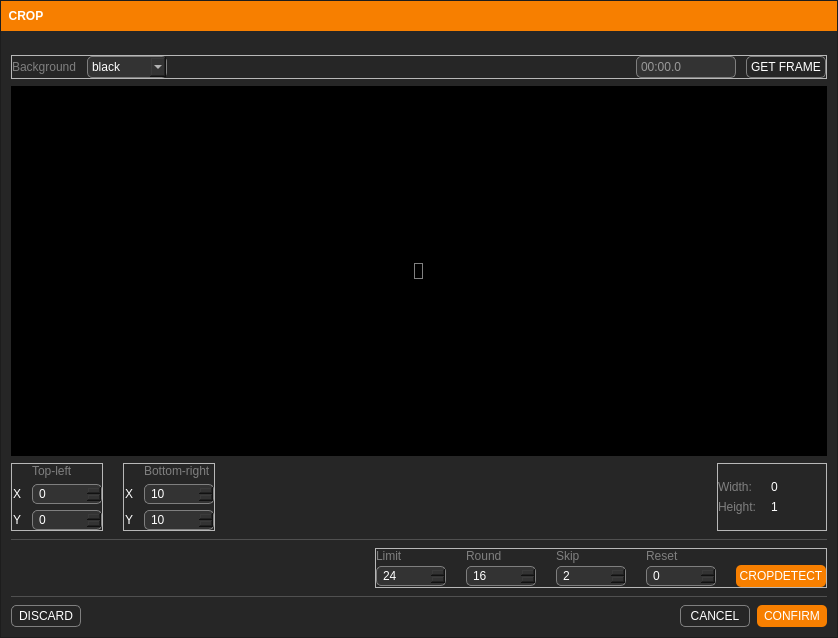
<?xml version="1.0" encoding="UTF-8"?>
<ui version="4.0">
 <class>Form</class>
 <widget class="QWidget" name="Form">
  <property name="geometry">
   <rect>
    <x>0</x>
    <y>0</y>
    <width>838</width>
    <height>638</height>
   </rect>
  </property>
  <property name="font">
   <font>
    <family>Segoe UI</family>
   </font>
  </property>
  <property name="windowTitle">
   <string>Crop</string>
  </property>
  <property name="windowIcon">
   <iconset resource="../resources/resources.qrc">
    <normaloff>:/icons/icons/logo.svg</normaloff>:/icons/icons/logo.svg</iconset>
  </property>
  <property name="styleSheet">
   <string notr="true">QWidget {
	color: white;
	font-family: &quot;Segoe UI&quot;;
}</string>
  </property>
  <layout class="QVBoxLayout" name="verticalLayout">
   <property name="spacing">
    <number>0</number>
   </property>
   <property name="leftMargin">
    <number>0</number>
   </property>
   <property name="topMargin">
    <number>0</number>
   </property>
   <property name="rightMargin">
    <number>0</number>
   </property>
   <property name="bottomMargin">
    <number>0</number>
   </property>
   <item>
    <widget class="QFrame" name="base_frame">
     <property name="maximumSize">
      <size>
       <width>16777215</width>
       <height>638</height>
      </size>
     </property>
     <property name="styleSheet">
      <string notr="true">QFrame#base_frame {
	background-color: #262626;
	/*border-radius: 10px;*/

}

QComboBox QAbstractItemView {
	color: black;
}

</string>
     </property>
     <property name="frameShape">
      <enum>QFrame::StyledPanel</enum>
     </property>
     <property name="frameShadow">
      <enum>QFrame::Raised</enum>
     </property>
     <layout class="QVBoxLayout" name="base_layout">
      <property name="spacing">
       <number>0</number>
      </property>
      <property name="leftMargin">
       <number>0</number>
      </property>
      <property name="topMargin">
       <number>0</number>
      </property>
      <property name="rightMargin">
       <number>0</number>
      </property>
      <property name="bottomMargin">
       <number>0</number>
      </property>
      <item alignment="Qt::AlignTop">
       <widget class="QFrame" name="title_bar">
        <property name="sizePolicy">
         <sizepolicy hsizetype="Preferred" vsizetype="Preferred">
          <horstretch>0</horstretch>
          <verstretch>0</verstretch>
         </sizepolicy>
        </property>
        <property name="minimumSize">
         <size>
          <width>0</width>
          <height>30</height>
         </size>
        </property>
        <property name="maximumSize">
         <size>
          <width>16777215</width>
          <height>30</height>
         </size>
        </property>
        <property name="styleSheet">
         <string notr="true">QFrame {
	background-color: #f77f00;
	/*border-top-left-radius: 10px;
	border-top-right-radius: 10px;
	border-bottom-right-radius: 0px;
	border-bottom-left-radius: 0px;*/
}</string>
        </property>
        <property name="frameShape">
         <enum>QFrame::NoFrame</enum>
        </property>
        <property name="frameShadow">
         <enum>QFrame::Raised</enum>
        </property>
        <layout class="QHBoxLayout" name="horizontalLayout_3">
         <property name="spacing">
          <number>0</number>
         </property>
         <property name="leftMargin">
          <number>0</number>
         </property>
         <property name="topMargin">
          <number>0</number>
         </property>
         <property name="rightMargin">
          <number>0</number>
         </property>
         <item>
          <widget class="QLabel" name="title">
           <property name="minimumSize">
            <size>
             <width>50</width>
             <height>30</height>
            </size>
           </property>
           <property name="maximumSize">
            <size>
             <width>50</width>
             <height>30</height>
            </size>
           </property>
           <property name="styleSheet">
            <string notr="true">QLabel {
	color: white;
	font-family: &quot;Segoe UI&quot;;
	font-weight: bold;

}</string>
           </property>
           <property name="text">
            <string>CROP</string>
           </property>
           <property name="alignment">
            <set>Qt::AlignCenter</set>
           </property>
          </widget>
         </item>
         <item>
          <spacer name="spacer_title_bar">
           <property name="orientation">
            <enum>Qt::Horizontal</enum>
           </property>
           <property name="sizeHint" stdset="0">
            <size>
             <width>677</width>
             <height>18</height>
            </size>
           </property>
          </spacer>
         </item>
        </layout>
       </widget>
      </item>
      <item alignment="Qt::AlignTop">
       <widget class="QFrame" name="main_frame">
        <layout class="QVBoxLayout" name="main_layout">
         <property name="spacing">
          <number>7</number>
         </property>
         <property name="leftMargin">
          <number>10</number>
         </property>
         <property name="topMargin">
          <number>10</number>
         </property>
         <property name="rightMargin">
          <number>10</number>
         </property>
         <property name="bottomMargin">
          <number>10</number>
         </property>
         <item alignment="Qt::AlignTop">
          <widget class="QFrame" name="top_frame">
           <property name="frameShape">
            <enum>QFrame::StyledPanel</enum>
           </property>
           <property name="frameShadow">
            <enum>QFrame::Raised</enum>
           </property>
           <layout class="QHBoxLayout" name="horizontalLayout_5">
            <property name="spacing">
             <number>10</number>
            </property>
            <property name="leftMargin">
             <number>0</number>
            </property>
            <property name="topMargin">
             <number>0</number>
            </property>
            <property name="rightMargin">
             <number>0</number>
            </property>
            <property name="bottomMargin">
             <number>0</number>
            </property>
            <item>
             <widget class="QLabel" name="background_label">
              <property name="styleSheet">
               <string notr="true">QLabel {
	color: #7f7f7f;

}</string>
              </property>
              <property name="text">
               <string>Background</string>
              </property>
             </widget>
            </item>
            <item>
             <widget class="QComboBox" name="background_combo">
              <property name="minimumSize">
               <size>
                <width>80</width>
                <height>0</height>
               </size>
              </property>
              <property name="styleSheet">
               <string notr="true">QComboBox {
	background-color: #333333;
	color: white;
	border: 1px solid #7f7f7f;
	border-radius: 5px;
	padding: 2px;
	padding-left: 4px;

}

QComboBox:hover {
	border: 1px solid #f77f00;
}

QComboBox:focus {
	border: 1px solid #f77f00;
}

QComboBox:disabled {
	background-color: #555555;
	color: #262626;
	border-color: rgb(80, 80, 80);
}
</string>
              </property>
              <property name="currentIndex">
               <number>0</number>
              </property>
              <item>
               <property name="text">
                <string>black</string>
               </property>
              </item>
              <item>
               <property name="text">
                <string>white</string>
               </property>
              </item>
             </widget>
            </item>
            <item>
             <spacer name="horizontalSpacer_2">
              <property name="orientation">
               <enum>Qt::Horizontal</enum>
              </property>
              <property name="sizeHint" stdset="0">
               <size>
                <width>40</width>
                <height>20</height>
               </size>
              </property>
             </spacer>
            </item>
            <item>
             <widget class="QLineEdit" name="get_frame_input">
              <property name="maximumSize">
               <size>
                <width>100</width>
                <height>16777215</height>
               </size>
              </property>
              <property name="styleSheet">
               <string notr="true">QLineEdit {
	background-color: #333333;
	color: white;
	border: 1px solid #7f7f7f;
	border-radius: 5px;
	padding: 2px;

}

QLineEdit:disabled {
	background-color: rgb(80, 80, 80);
	border-color: rgb(80, 80, 80);
}

QLineEdit:hover {
	background-color: #333333;
	color: white;
	border: 1px solid #f77f00;
	border-radius: 5px;
	padding: 2px;
}

QLineEdit:focus {
	background-color: #333333;
	color: white;
	border: 1px solid #f77f00;
	border-radius: 5px;
	padding: 2px;
}</string>
              </property>
              <property name="placeholderText">
               <string>00:00.0</string>
              </property>
             </widget>
            </item>
            <item>
             <widget class="QPushButton" name="get_frame_btn">
              <property name="minimumSize">
               <size>
                <width>80</width>
                <height>22</height>
               </size>
              </property>
              <property name="maximumSize">
               <size>
                <width>70</width>
                <height>16777215</height>
               </size>
              </property>
              <property name="styleSheet">
               <string notr="true">QPushButton {
	color: white;
	background-color: none;
	border-radius: 5px;
	border: 1px solid #7f7f7f;
	padding: 0px;
}

QPushButton:hover {
	border: 1px solid #f77f00;
}

QPushButton:pressed {
	background-color: #222222;
	color: white;
}

QPushButton:disabled {
	background-color: #555555;
	color: #262626;
	border-color: rgb(80, 80, 80);

}

</string>
              </property>
              <property name="text">
               <string>GET FRAME</string>
              </property>
             </widget>
            </item>
           </layout>
          </widget>
         </item>
         <item alignment="Qt::AlignTop">
          <widget class="QFrame" name="frame_space">
           <property name="sizePolicy">
            <sizepolicy hsizetype="Preferred" vsizetype="Expanding">
             <horstretch>0</horstretch>
             <verstretch>0</verstretch>
            </sizepolicy>
           </property>
           <property name="minimumSize">
            <size>
             <width>0</width>
             <height>370</height>
            </size>
           </property>
           <property name="maximumSize">
            <size>
             <width>16777215</width>
             <height>370</height>
            </size>
           </property>
           <property name="styleSheet">
            <string notr="true">QFrame {
	background-color: black;
	border-radius: 0px;
}</string>
           </property>
           <layout class="QHBoxLayout" name="horizontalLayout">
            <property name="spacing">
             <number>0</number>
            </property>
            <property name="leftMargin">
             <number>0</number>
            </property>
            <property name="topMargin">
             <number>0</number>
            </property>
            <property name="rightMargin">
             <number>0</number>
            </property>
            <property name="bottomMargin">
             <number>0</number>
            </property>
            <item alignment="Qt::AlignHCenter|Qt::AlignVCenter">
             <widget class="QLabel" name="frame_label">
              <property name="maximumSize">
               <size>
                <width>16777215</width>
                <height>360</height>
               </size>
              </property>
              <property name="styleSheet">
               <string notr="true">QLabel {
	border: 1px solid gray;
}</string>
              </property>
              <property name="text">
               <string/>
              </property>
              <property name="alignment">
               <set>Qt::AlignCenter</set>
              </property>
             </widget>
            </item>
           </layout>
          </widget>
         </item>
         <item alignment="Qt::AlignTop">
          <widget class="QFrame" name="settings_frame">
           <layout class="QHBoxLayout" name="horizontalLayout_2">
            <property name="spacing">
             <number>20</number>
            </property>
            <property name="leftMargin">
             <number>0</number>
            </property>
            <property name="topMargin">
             <number>0</number>
            </property>
            <property name="rightMargin">
             <number>0</number>
            </property>
            <property name="bottomMargin">
             <number>0</number>
            </property>
            <item alignment="Qt::AlignLeft">
             <widget class="QFrame" name="top_left_frame">
              <property name="frameShape">
               <enum>QFrame::StyledPanel</enum>
              </property>
              <property name="frameShadow">
               <enum>QFrame::Raised</enum>
              </property>
              <layout class="QFormLayout" name="formLayout">
               <property name="horizontalSpacing">
                <number>10</number>
               </property>
               <property name="leftMargin">
                <number>0</number>
               </property>
               <property name="topMargin">
                <number>0</number>
               </property>
               <property name="rightMargin">
                <number>0</number>
               </property>
               <property name="bottomMargin">
                <number>0</number>
               </property>
               <item row="1" column="0">
                <widget class="QLabel" name="top_x_label">
                 <property name="minimumSize">
                  <size>
                   <width>10</width>
                   <height>0</height>
                  </size>
                 </property>
                 <property name="text">
                  <string>X</string>
                 </property>
                 <property name="alignment">
                  <set>Qt::AlignCenter</set>
                 </property>
                </widget>
               </item>
               <item row="1" column="1">
                <widget class="QSpinBox" name="top_x_spin">
                 <property name="sizePolicy">
                  <sizepolicy hsizetype="Minimum" vsizetype="Fixed">
                   <horstretch>0</horstretch>
                   <verstretch>0</verstretch>
                  </sizepolicy>
                 </property>
                 <property name="minimumSize">
                  <size>
                   <width>70</width>
                   <height>20</height>
                  </size>
                 </property>
                 <property name="maximumSize">
                  <size>
                   <width>50</width>
                   <height>20</height>
                  </size>
                 </property>
                 <property name="styleSheet">
                  <string notr="true">QSpinBox {
	background-color: #333333;
	color: white;
	border: 1px solid #7f7f7f;
	border-radius: 5px;
	padding: 2px;
	padding-left: 4px;

}

QSpinBox:hover {
	border: 1px solid #f77f00;
}

QSpinBox:focus {
	border: 1px solid #f77f00;
}

QSpinBox:disabled {
	background-color: #555555;
	color: #262626;
	border-color: rgb(80, 80, 80);
}

</string>
                 </property>
                 <property name="maximum">
                  <number>9</number>
                 </property>
                 <property name="value">
                  <number>0</number>
                 </property>
                </widget>
               </item>
               <item row="2" column="0">
                <widget class="QLabel" name="top_y_label">
                 <property name="minimumSize">
                  <size>
                   <width>10</width>
                   <height>0</height>
                  </size>
                 </property>
                 <property name="text">
                  <string>Y</string>
                 </property>
                 <property name="alignment">
                  <set>Qt::AlignCenter</set>
                 </property>
                </widget>
               </item>
               <item row="2" column="1">
                <widget class="QSpinBox" name="top_y_spin">
                 <property name="sizePolicy">
                  <sizepolicy hsizetype="Minimum" vsizetype="Fixed">
                   <horstretch>0</horstretch>
                   <verstretch>0</verstretch>
                  </sizepolicy>
                 </property>
                 <property name="minimumSize">
                  <size>
                   <width>0</width>
                   <height>0</height>
                  </size>
                 </property>
                 <property name="maximumSize">
                  <size>
                   <width>16777215</width>
                   <height>20</height>
                  </size>
                 </property>
                 <property name="styleSheet">
                  <string notr="true">QSpinBox {
	background-color: #333333;
	color: white;
	border: 1px solid #7f7f7f;
	border-radius: 5px;
	padding: 2px;
	padding-left: 4px;

}

QSpinBox:hover {
	border: 1px solid #f77f00;
}

QSpinBox:focus {
	border: 1px solid #f77f00;
}

QSpinBox:disabled {
	background-color: #555555;
	color: #262626;
	border-color: rgb(80, 80, 80);
}

</string>
                 </property>
                 <property name="maximum">
                  <number>9</number>
                 </property>
                 <property name="value">
                  <number>0</number>
                 </property>
                </widget>
               </item>
               <item row="0" column="1">
                <widget class="QLabel" name="top_left_title">
                 <property name="styleSheet">
                  <string notr="true">QLabel {
	color: #7f7f7f;

}</string>
                 </property>
                 <property name="text">
                  <string>Top-left</string>
                 </property>
                </widget>
               </item>
              </layout>
             </widget>
            </item>
            <item alignment="Qt::AlignLeft">
             <widget class="QFrame" name="bottom_right_frame">
              <property name="frameShape">
               <enum>QFrame::StyledPanel</enum>
              </property>
              <property name="frameShadow">
               <enum>QFrame::Raised</enum>
              </property>
              <layout class="QFormLayout" name="formLayout_2">
               <property name="horizontalSpacing">
                <number>10</number>
               </property>
               <property name="leftMargin">
                <number>0</number>
               </property>
               <property name="topMargin">
                <number>0</number>
               </property>
               <property name="rightMargin">
                <number>0</number>
               </property>
               <property name="bottomMargin">
                <number>0</number>
               </property>
               <item row="1" column="0">
                <widget class="QLabel" name="bottom_x_label">
                 <property name="minimumSize">
                  <size>
                   <width>10</width>
                   <height>0</height>
                  </size>
                 </property>
                 <property name="text">
                  <string>X</string>
                 </property>
                 <property name="alignment">
                  <set>Qt::AlignCenter</set>
                 </property>
                </widget>
               </item>
               <item row="1" column="1">
                <widget class="QSpinBox" name="bottom_x_spin">
                 <property name="sizePolicy">
                  <sizepolicy hsizetype="Minimum" vsizetype="Fixed">
                   <horstretch>0</horstretch>
                   <verstretch>0</verstretch>
                  </sizepolicy>
                 </property>
                 <property name="minimumSize">
                  <size>
                   <width>70</width>
                   <height>20</height>
                  </size>
                 </property>
                 <property name="maximumSize">
                  <size>
                   <width>50</width>
                   <height>20</height>
                  </size>
                 </property>
                 <property name="styleSheet">
                  <string notr="true">QSpinBox {
	background-color: #333333;
	color: white;
	border: 1px solid #7f7f7f;
	border-radius: 5px;
	padding: 2px;
	padding-left: 4px;

}

QSpinBox:hover {
	border: 1px solid #f77f00;
}

QSpinBox:focus {
	border: 1px solid #f77f00;
}

QSpinBox:disabled {
	background-color: #555555;
	color: #262626;
	border-color: rgb(80, 80, 80);
}

</string>
                 </property>
                 <property name="maximum">
                  <number>999999999</number>
                 </property>
                 <property name="value">
                  <number>10</number>
                 </property>
                </widget>
               </item>
               <item row="2" column="0">
                <widget class="QLabel" name="bottom_y_label">
                 <property name="minimumSize">
                  <size>
                   <width>10</width>
                   <height>0</height>
                  </size>
                 </property>
                 <property name="text">
                  <string>Y</string>
                 </property>
                 <property name="alignment">
                  <set>Qt::AlignCenter</set>
                 </property>
                </widget>
               </item>
               <item row="2" column="1">
                <widget class="QSpinBox" name="bottom_y_spin">
                 <property name="sizePolicy">
                  <sizepolicy hsizetype="Minimum" vsizetype="Fixed">
                   <horstretch>0</horstretch>
                   <verstretch>0</verstretch>
                  </sizepolicy>
                 </property>
                 <property name="minimumSize">
                  <size>
                   <width>70</width>
                   <height>20</height>
                  </size>
                 </property>
                 <property name="maximumSize">
                  <size>
                   <width>70</width>
                   <height>20</height>
                  </size>
                 </property>
                 <property name="styleSheet">
                  <string notr="true">QSpinBox {
	background-color: #333333;
	color: white;
	border: 1px solid #7f7f7f;
	border-radius: 5px;
	padding: 2px;
	padding-left: 4px;

}

QSpinBox:hover {
	border: 1px solid #f77f00;
}

QSpinBox:focus {
	border: 1px solid #f77f00;
}

QSpinBox:disabled {
	background-color: #555555;
	color: #262626;
	border-color: rgb(80, 80, 80);
}

</string>
                 </property>
                 <property name="maximum">
                  <number>999999999</number>
                 </property>
                 <property name="value">
                  <number>10</number>
                 </property>
                </widget>
               </item>
               <item row="0" column="1">
                <widget class="QLabel" name="bottom_right_title">
                 <property name="styleSheet">
                  <string notr="true">QLabel {
	color: #7f7f7f;

}</string>
                 </property>
                 <property name="text">
                  <string>Bottom-right</string>
                 </property>
                </widget>
               </item>
              </layout>
             </widget>
            </item>
            <item>
             <spacer name="horizontalSpacer">
              <property name="orientation">
               <enum>Qt::Horizontal</enum>
              </property>
              <property name="sizeHint" stdset="0">
               <size>
                <width>40</width>
                <height>20</height>
               </size>
              </property>
             </spacer>
            </item>
            <item>
             <widget class="QFrame" name="info_frame">
              <property name="minimumSize">
               <size>
                <width>110</width>
                <height>0</height>
               </size>
              </property>
              <property name="frameShape">
               <enum>QFrame::StyledPanel</enum>
              </property>
              <property name="frameShadow">
               <enum>QFrame::Raised</enum>
              </property>
              <layout class="QFormLayout" name="formLayout_3">
               <property name="formAlignment">
                <set>Qt::AlignRight|Qt::AlignTrailing|Qt::AlignVCenter</set>
               </property>
               <property name="horizontalSpacing">
                <number>15</number>
               </property>
               <property name="leftMargin">
                <number>0</number>
               </property>
               <property name="topMargin">
                <number>0</number>
               </property>
               <property name="rightMargin">
                <number>0</number>
               </property>
               <property name="bottomMargin">
                <number>0</number>
               </property>
               <item row="0" column="0">
                <widget class="QLabel" name="width_label">
                 <property name="styleSheet">
                  <string notr="true">QLabel {
	color: #7f7f7f;

}</string>
                 </property>
                 <property name="text">
                  <string>Width:</string>
                 </property>
                </widget>
               </item>
               <item row="1" column="0">
                <widget class="QLabel" name="height_label">
                 <property name="styleSheet">
                  <string notr="true">QLabel {
	color: #7f7f7f;

}</string>
                 </property>
                 <property name="text">
                  <string>Height:</string>
                 </property>
                </widget>
               </item>
               <item row="0" column="1">
                <widget class="QLabel" name="width_value">
                 <property name="text">
                  <string>0</string>
                 </property>
                </widget>
               </item>
               <item row="1" column="1">
                <widget class="QLabel" name="height_value">
                 <property name="text">
                  <string>1</string>
                 </property>
                </widget>
               </item>
              </layout>
             </widget>
            </item>
           </layout>
          </widget>
         </item>
         <item>
          <widget class="QFrame" name="separator_top">
           <property name="styleSheet">
            <string notr="true">QFrame {
	color: rgb(80,80,80)

}
</string>
           </property>
           <property name="frameShape">
            <enum>QFrame::HLine</enum>
           </property>
           <property name="frameShadow">
            <enum>QFrame::Plain</enum>
           </property>
           <property name="lineWidth">
            <number>1</number>
           </property>
          </widget>
         </item>
         <item alignment="Qt::AlignRight|Qt::AlignTop">
          <widget class="QFrame" name="cd_frame">
           <property name="frameShape">
            <enum>QFrame::StyledPanel</enum>
           </property>
           <property name="frameShadow">
            <enum>QFrame::Raised</enum>
           </property>
           <layout class="QGridLayout" name="gridLayout">
            <property name="leftMargin">
             <number>0</number>
            </property>
            <property name="topMargin">
             <number>0</number>
            </property>
            <property name="rightMargin">
             <number>0</number>
            </property>
            <property name="bottomMargin">
             <number>0</number>
            </property>
            <property name="horizontalSpacing">
             <number>20</number>
            </property>
            <property name="verticalSpacing">
             <number>2</number>
            </property>
            <item row="1" column="4">
             <widget class="QPushButton" name="cropdetect_btn">
              <property name="minimumSize">
               <size>
                <width>90</width>
                <height>22</height>
               </size>
              </property>
              <property name="maximumSize">
               <size>
                <width>70</width>
                <height>16777215</height>
               </size>
              </property>
              <property name="styleSheet">
               <string notr="true">QPushButton {
	color: white;
	background-color: #f77f00;
	border-radius: 5px;
	/*border: 1px solid #7f7f7f;*/
	padding: 0px;
}

QPushButton:hover {
	border: 1px solid #f77f00;
}

QPushButton:pressed {	
	background-color: rgb(211, 106, 0);
}

QPushButton:disabled {
	background-color: #555555;
	color: #262626;
	border-color: rgb(80, 80, 80);

}


</string>
              </property>
              <property name="text">
               <string>CROPDETECT</string>
              </property>
             </widget>
            </item>
            <item row="1" column="1">
             <widget class="QSpinBox" name="cd_round_spin">
              <property name="sizePolicy">
               <sizepolicy hsizetype="Minimum" vsizetype="Fixed">
                <horstretch>0</horstretch>
                <verstretch>0</verstretch>
               </sizepolicy>
              </property>
              <property name="minimumSize">
               <size>
                <width>70</width>
                <height>20</height>
               </size>
              </property>
              <property name="maximumSize">
               <size>
                <width>50</width>
                <height>20</height>
               </size>
              </property>
              <property name="styleSheet">
               <string notr="true">QSpinBox {
	background-color: #333333;
	color: white;
	border: 1px solid #7f7f7f;
	border-radius: 5px;
	padding: 2px;
	padding-left: 4px;

}

QSpinBox:hover {
	border: 1px solid #f77f00;
}

QSpinBox:focus {
	border: 1px solid #f77f00;
}

QSpinBox:disabled {
	background-color: #555555;
	color: #262626;
	border-color: rgb(80, 80, 80);
}

</string>
              </property>
              <property name="minimum">
               <number>1</number>
              </property>
              <property name="maximum">
               <number>999999</number>
              </property>
              <property name="value">
               <number>16</number>
              </property>
             </widget>
            </item>
            <item row="1" column="3">
             <widget class="QSpinBox" name="cd_reset_spin">
              <property name="sizePolicy">
               <sizepolicy hsizetype="Minimum" vsizetype="Fixed">
                <horstretch>0</horstretch>
                <verstretch>0</verstretch>
               </sizepolicy>
              </property>
              <property name="minimumSize">
               <size>
                <width>70</width>
                <height>20</height>
               </size>
              </property>
              <property name="maximumSize">
               <size>
                <width>50</width>
                <height>20</height>
               </size>
              </property>
              <property name="styleSheet">
               <string notr="true">QSpinBox {
	background-color: #333333;
	color: white;
	border: 1px solid #7f7f7f;
	border-radius: 5px;
	padding: 2px;
	padding-left: 4px;

}

QSpinBox:hover {
	border: 1px solid #f77f00;
}

QSpinBox:focus {
	border: 1px solid #f77f00;
}

QSpinBox:disabled {
	background-color: #555555;
	color: #262626;
	border-color: rgb(80, 80, 80);
}

</string>
              </property>
              <property name="maximum">
               <number>999999999</number>
              </property>
              <property name="value">
               <number>0</number>
              </property>
             </widget>
            </item>
            <item row="1" column="0">
             <widget class="QSpinBox" name="cd_limit_spin">
              <property name="sizePolicy">
               <sizepolicy hsizetype="Minimum" vsizetype="Fixed">
                <horstretch>0</horstretch>
                <verstretch>0</verstretch>
               </sizepolicy>
              </property>
              <property name="minimumSize">
               <size>
                <width>70</width>
                <height>20</height>
               </size>
              </property>
              <property name="maximumSize">
               <size>
                <width>50</width>
                <height>20</height>
               </size>
              </property>
              <property name="styleSheet">
               <string notr="true">QSpinBox {
	background-color: #333333;
	color: white;
	border: 1px solid #7f7f7f;
	border-radius: 5px;
	padding: 2px;
	padding-left: 4px;

}

QSpinBox:hover {
	border: 1px solid #f77f00;
}

QSpinBox:focus {
	border: 1px solid #f77f00;
}

QSpinBox:disabled {
	background-color: #555555;
	color: #262626;
	border-color: rgb(80, 80, 80);
}

</string>
              </property>
              <property name="maximum">
               <number>255</number>
              </property>
              <property name="value">
               <number>24</number>
              </property>
             </widget>
            </item>
            <item row="1" column="2">
             <widget class="QSpinBox" name="cd_skip_spin">
              <property name="sizePolicy">
               <sizepolicy hsizetype="Minimum" vsizetype="Fixed">
                <horstretch>0</horstretch>
                <verstretch>0</verstretch>
               </sizepolicy>
              </property>
              <property name="minimumSize">
               <size>
                <width>70</width>
                <height>20</height>
               </size>
              </property>
              <property name="maximumSize">
               <size>
                <width>50</width>
                <height>20</height>
               </size>
              </property>
              <property name="styleSheet">
               <string notr="true">QSpinBox {
	background-color: #333333;
	color: white;
	border: 1px solid #7f7f7f;
	border-radius: 5px;
	padding: 2px;
	padding-left: 4px;

}

QSpinBox:hover {
	border: 1px solid #f77f00;
}

QSpinBox:focus {
	border: 1px solid #f77f00;
}

QSpinBox:disabled {
	background-color: #555555;
	color: #262626;
	border-color: rgb(80, 80, 80);
}

</string>
              </property>
              <property name="maximum">
               <number>999999999</number>
              </property>
              <property name="value">
               <number>2</number>
              </property>
             </widget>
            </item>
            <item row="0" column="0">
             <widget class="QLabel" name="cd_limit_label">
              <property name="styleSheet">
               <string notr="true">QLabel {
	color: #7f7f7f;

}</string>
              </property>
              <property name="text">
               <string>Limit</string>
              </property>
             </widget>
            </item>
            <item row="0" column="1">
             <widget class="QLabel" name="cd_round_label">
              <property name="styleSheet">
               <string notr="true">QLabel {
	color: #7f7f7f;

}</string>
              </property>
              <property name="text">
               <string>Round</string>
              </property>
             </widget>
            </item>
            <item row="0" column="2">
             <widget class="QLabel" name="cd_skip_label">
              <property name="styleSheet">
               <string notr="true">QLabel {
	color: #7f7f7f;

}</string>
              </property>
              <property name="text">
               <string>Skip</string>
              </property>
             </widget>
            </item>
            <item row="0" column="3">
             <widget class="QLabel" name="cd_reset_label">
              <property name="styleSheet">
               <string notr="true">QLabel {
	color: #7f7f7f;

}</string>
              </property>
              <property name="text">
               <string>Reset</string>
              </property>
             </widget>
            </item>
           </layout>
          </widget>
         </item>
         <item>
          <widget class="QFrame" name="separator_bottom">
           <property name="styleSheet">
            <string notr="true">QFrame {
	color: rgb(80,80,80)

}
</string>
           </property>
           <property name="frameShape">
            <enum>QFrame::HLine</enum>
           </property>
           <property name="frameShadow">
            <enum>QFrame::Plain</enum>
           </property>
           <property name="lineWidth">
            <number>1</number>
           </property>
          </widget>
         </item>
         <item>
          <layout class="QHBoxLayout" name="horizontalLayout_4">
           <property name="bottomMargin">
            <number>0</number>
           </property>
           <item>
            <widget class="QPushButton" name="discard_btn">
             <property name="minimumSize">
              <size>
               <width>70</width>
               <height>22</height>
              </size>
             </property>
             <property name="maximumSize">
              <size>
               <width>70</width>
               <height>16777215</height>
              </size>
             </property>
             <property name="styleSheet">
              <string notr="true">QPushButton {
	color: white;
	background-color: none;
	border-radius: 5px;
	border: 1px solid #7f7f7f;
	padding: 0px;
}

QPushButton:hover {
	border: 1px solid #f77f00;
}

QPushButton:pressed {
	background-color: #222222;
	color: white;
}

QPushButton:disabled {
	background-color: #555555;
	color: #262626;
	border-color: rgb(80, 80, 80);

}

</string>
             </property>
             <property name="text">
              <string>DISCARD</string>
             </property>
            </widget>
           </item>
           <item>
            <spacer name="horizontalSpacer_3">
             <property name="orientation">
              <enum>Qt::Horizontal</enum>
             </property>
             <property name="sizeHint" stdset="0">
              <size>
               <width>40</width>
               <height>20</height>
              </size>
             </property>
            </spacer>
           </item>
           <item>
            <widget class="QPushButton" name="cancel_btn">
             <property name="minimumSize">
              <size>
               <width>70</width>
               <height>22</height>
              </size>
             </property>
             <property name="maximumSize">
              <size>
               <width>70</width>
               <height>16777215</height>
              </size>
             </property>
             <property name="styleSheet">
              <string notr="true">QPushButton {
	color: white;
	background-color: none;
	border-radius: 5px;
	border: 1px solid #7f7f7f;
	padding: 0px;
}

QPushButton:hover {
	border: 1px solid #f77f00;
}

QPushButton:pressed {
	background-color: #222222;
	color: white;
}

QPushButton:disabled {
	background-color: #555555;
	color: #262626;
	border-color: rgb(80, 80, 80);

}

</string>
             </property>
             <property name="text">
              <string>CANCEL</string>
             </property>
            </widget>
           </item>
           <item>
            <widget class="QPushButton" name="confirm_btn">
             <property name="minimumSize">
              <size>
               <width>70</width>
               <height>22</height>
              </size>
             </property>
             <property name="maximumSize">
              <size>
               <width>70</width>
               <height>16777215</height>
              </size>
             </property>
             <property name="styleSheet">
              <string notr="true">QPushButton {
	color: white;
	background-color: #f77f00;
	border-radius: 5px;
	/*border: 1px solid #7f7f7f;*/
	padding: 0px;
}

QPushButton:hover {
	border: 1px solid #f77f00;
}

QPushButton:pressed {	
	background-color: rgb(211, 106, 0);
}

QPushButton:disabled {
	background-color: #555555;
	color: #262626;
	border-color: rgb(80, 80, 80);

}

</string>
             </property>
             <property name="text">
              <string>CONFIRM</string>
             </property>
            </widget>
           </item>
          </layout>
         </item>
        </layout>
       </widget>
      </item>
     </layout>
    </widget>
   </item>
  </layout>
 </widget>
 <resources>
  <include location="../resources/resources.qrc"/>
 </resources>
 <connections/>
</ui>
